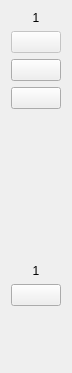
<?xml version="1.0" encoding="UTF-8"?>
<ui version="4.0">
 <class>ConfigGatingRelativeThreasholdChannel</class>
 <widget class="QWidget" name="ConfigGatingRelativeThreasholdChannel">
  <property name="geometry">
   <rect>
    <x>0</x>
    <y>0</y>
    <width>68</width>
    <height>373</height>
   </rect>
  </property>
  <property name="windowTitle">
   <string>Form</string>
  </property>
  <layout class="QVBoxLayout" name="verticalLayout">
   <property name="spacing">
    <number>6</number>
   </property>
   <item>
    <widget class="QLabel" name="label_title">
     <property name="maximumSize">
      <size>
       <width>16777215</width>
       <height>25</height>
      </size>
     </property>
     <property name="text">
      <string>1</string>
     </property>
     <property name="alignment">
      <set>Qt::AlignCenter</set>
     </property>
    </widget>
   </item>
   <item>
    <widget class="QPushButton" name="pushButton_Open">
     <property name="enabled">
      <bool>false</bool>
     </property>
     <property name="text">
      <string/>
     </property>
     <property name="checkable">
      <bool>true</bool>
     </property>
    </widget>
   </item>
   <item>
    <widget class="QPushButton" name="pushButton_Default">
     <property name="text">
      <string/>
     </property>
     <property name="checkable">
      <bool>true</bool>
     </property>
    </widget>
   </item>
   <item>
    <widget class="QPushButton" name="pushButton_Manual">
     <property name="text">
      <string/>
     </property>
     <property name="checkable">
      <bool>true</bool>
     </property>
    </widget>
   </item>
   <item>
    <widget class="VolumeWidget" name="Disp_Level_1" native="true">
     <property name="sizePolicy">
      <sizepolicy hsizetype="Preferred" vsizetype="Expanding">
       <horstretch>0</horstretch>
       <verstretch>0</verstretch>
      </sizepolicy>
     </property>
     <property name="minimumSize">
      <size>
       <width>0</width>
       <height>0</height>
      </size>
     </property>
     <property name="MaxValue" stdset="0">
      <number>60</number>
     </property>
     <property name="MinValue" stdset="0">
      <number>0</number>
     </property>
     <property name="SingleTrack" stdset="0">
      <bool>true</bool>
     </property>
    </widget>
   </item>
   <item>
    <widget class="QLabel" name="label_level">
     <property name="maximumSize">
      <size>
       <width>16777215</width>
       <height>20</height>
      </size>
     </property>
     <property name="text">
      <string>1</string>
     </property>
     <property name="alignment">
      <set>Qt::AlignCenter</set>
     </property>
    </widget>
   </item>
   <item>
    <widget class="QPushButton" name="pushButton_PostGateMute">
     <property name="text">
      <string/>
     </property>
     <property name="checkable">
      <bool>true</bool>
     </property>
    </widget>
   </item>
   <item alignment="Qt::AlignHCenter">
    <widget class="ConfigGainWidget" name="dial_PostGateGain" native="true">
     <property name="sizePolicy">
      <sizepolicy hsizetype="Preferred" vsizetype="Fixed">
       <horstretch>0</horstretch>
       <verstretch>0</verstretch>
      </sizepolicy>
     </property>
     <property name="minimumSize">
      <size>
       <width>50</width>
       <height>50</height>
      </size>
     </property>
     <property name="maximumSize">
      <size>
       <width>50</width>
       <height>50</height>
      </size>
     </property>
     <property name="MinValue" stdset="0">
      <double>-100.000000000000000</double>
     </property>
     <property name="MaxValue" stdset="0">
      <double>10.000000000000000</double>
     </property>
    </widget>
   </item>
  </layout>
 </widget>
 <customwidgets>
  <customwidget>
   <class>ConfigGainWidget</class>
   <extends>QWidget</extends>
   <header location="global">customWidget/configgainwidget.h</header>
   <container>1</container>
  </customwidget>
  <customwidget>
   <class>VolumeWidget</class>
   <extends>QWidget</extends>
   <header>customWidget/volumewidget.h</header>
   <container>1</container>
  </customwidget>
 </customwidgets>
 <resources/>
 <connections/>
</ui>
